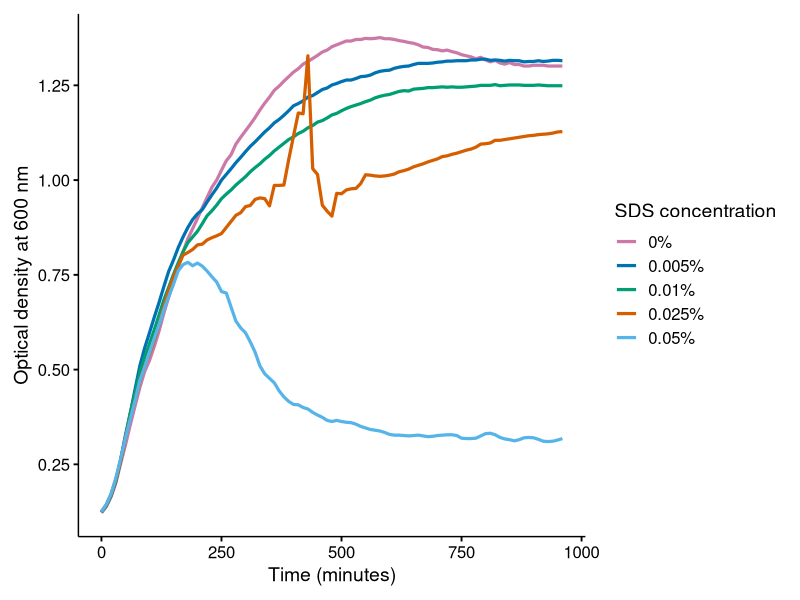

Write R code to recreate this figure.
### SDS dilution optimization
# Serial dilution was done for WT and mutant, but both gave similar results
# Only WT data is plotted for simplicity

#load relevant library
library(tidyverse)

#read data
data <- read_csv('all growth curves - SDS optimization.csv')

#clean data
data_clean <- data |>
  group_by(time) |>
  summarize(W5 = mean(W5.1:W5.3),
            W2.5 = mean(W2.5.1:W2.5.3),
            W1 = mean(W1.1:W1.3),
            W0.5 = mean(W0.5.1:W0.5.3),
            W0 = mean(W0.1:W0.3)) |>
  gather(concentration, od, -time)

legend_updated  <- c('W5' = '0.05%', 'W2.5' = '0.025%', 'W1' = '0.01%', 'W0.5' = '0.005%', 'W0' = '0%')
colours <- c('W5' = '#56B4E9', 'W2.5' = '#D55E00', 'W1' = '#009E73', 'W0.5' = '#0072B2', 'W0' = '#CC79A7')

#plot curves
growth_curve_sds <- ggplot(data_clean) +
  
  geom_line(aes(x = time, y = od, colour = concentration), linewidth = 1.1) +
  
  xlab('Time (minutes)') +
  ylab('Optical density at 600 nm') +
  labs(colour = 'SDS concentration') +
  
  scale_colour_manual(values = colours, labels = legend_updated) +
  
  scale_y_continuous(
    breaks = seq(0, 1.25, by = 0.25),
    expand = expansion(mult = c(0.05, 0.05))
  ) +
  
  theme_minimal(base_size = 14) +
  theme(
    panel.grid.major.x = element_blank(),
    panel.grid.major.y = element_blank(),
    panel.grid.minor = element_blank(),
    panel.background = element_blank(),
    plot.background = element_blank(),
    axis.line = element_line(color = "black", linewidth = 0.5),
    axis.ticks = element_line(color = "black"),
    axis.text = element_text(color = "black", size = 12),
    axis.title = element_text(size = 14),
    legend.title = element_text(size = 14),
    legend.text = element_text(size = 12),
    plot.margin = margin(10, 10, 10, 10)
  )
growth_curve_sds
